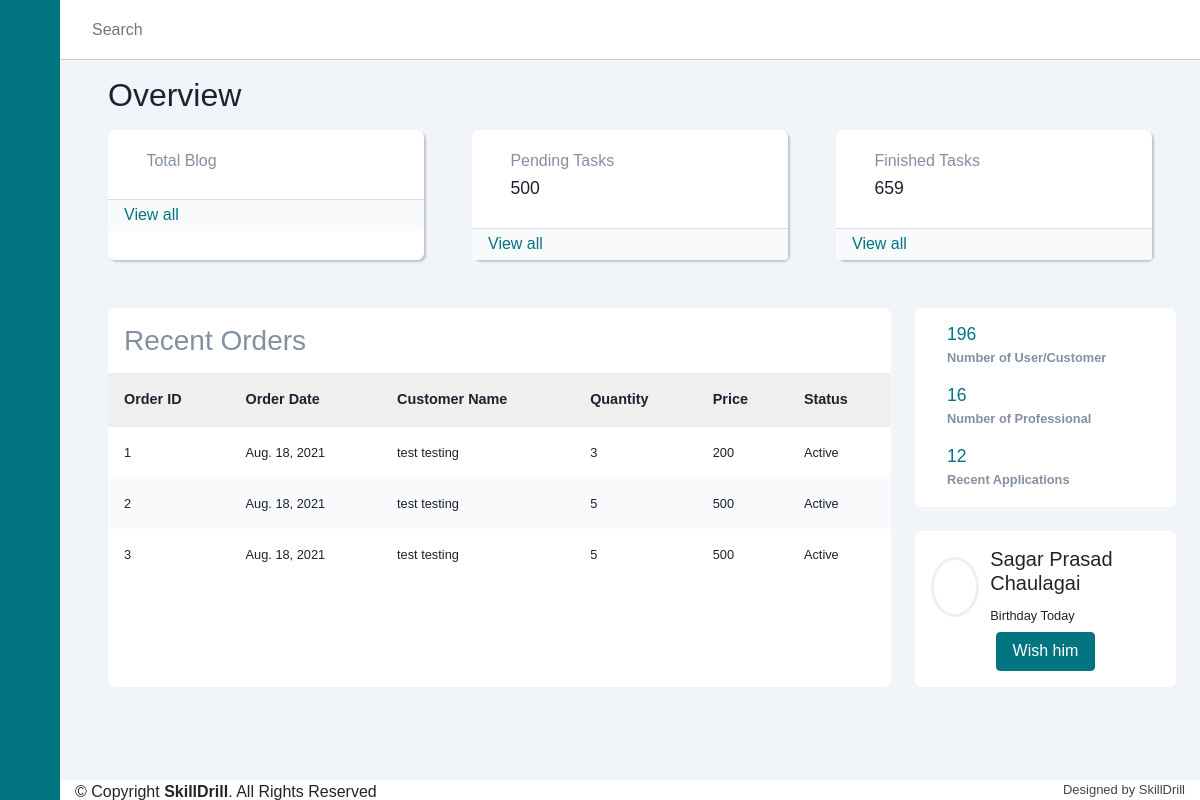
The app's page /dashboard/, older data.
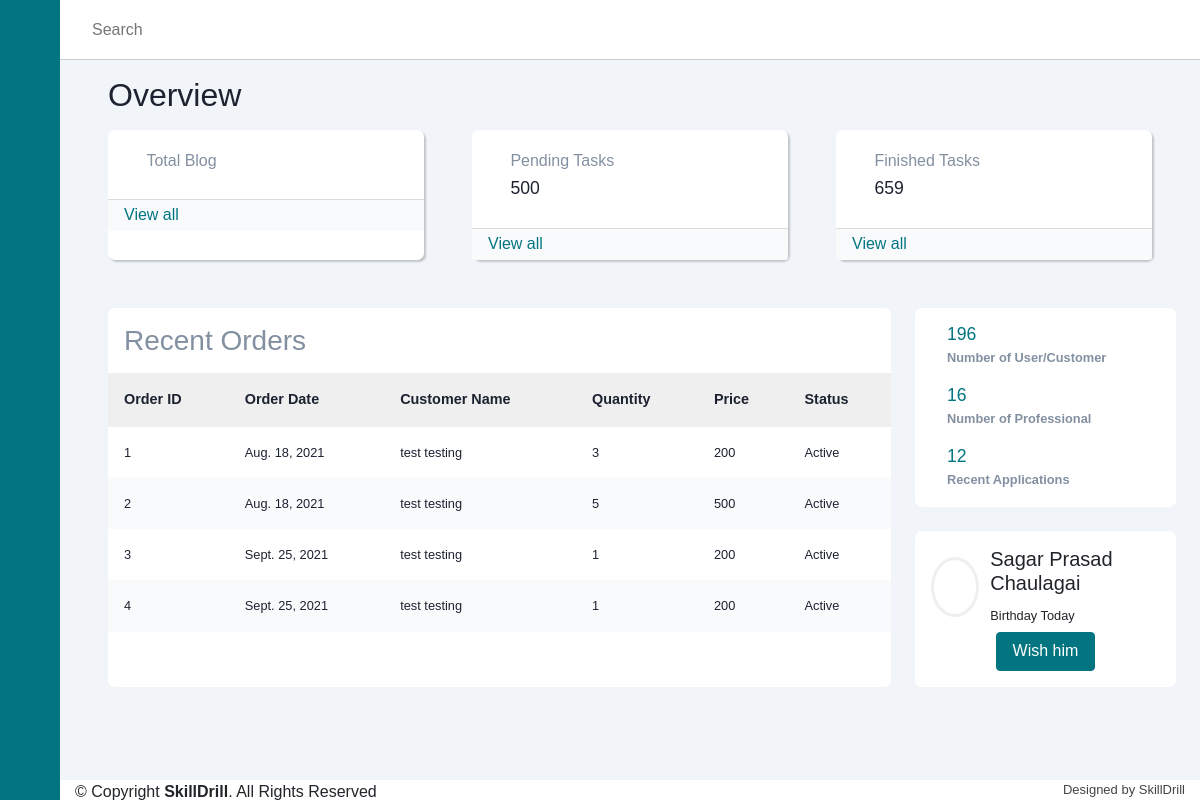
The same page, newer data.
### locations/models.py (models this page shows, shortened)
class Order(models.Model):
    service = models.ForeignKey(Services, on_delete=models.CASCADE)
    customer = models.ForeignKey(Customer, on_delete=models.CASCADE)
    quantity = models.IntegerField(default=1)
    price = models.IntegerField()
    address = models.CharField(max_length=50, default='', blank=True)
    phone = models.CharField(max_length=50, default="", blank=True)
    date = models.DateField(default=datetime.datetime.today)

### customers/models.py (models this page shows, shortened)
class Customer(models.Model):
    first_name = models.CharField(max_length=50)
    last_name = models.CharField(max_length=50)
    phone = models.CharField(max_length=15)
    email = models.EmailField()
    password = models.CharField(max_length=500)
    def __str__(self):
        return f"{self.first_name} {self.last_name}"

### adminpanel/views.py (the view)
# urls.py: path('', dashboardView.as_view(), name='dashboard'),
class dashboardView(ListView):
    model = Order
    template_name = 'adminpanel/dashboard.html'

### adminpanel/templates/adminpanel/dashboard.html (shortened to what the changed rows need)
{% extends 'adminlayout.html' %}
{% load static %}
{% block body %}
    <div class="main-content">
        <main>
            <h2 class="dash-title">Overview</h2>
            <section class="recent">
                <div class="activity-grid">
                    <div class="activity-card">
                        <div class="table-responsive">
                            <table>
                                <thead>
                                    <tr>
                                        <th>Order ID</th>
                                        <th>Order Date</th>
                                        <th>Customer Name</th>
                                        <th>Quantity</th>
                                        <th>Price</th>
                                        <th>Status</th>
                                    </tr>
                                </thead>
                                <tbody>
                                {% for order in order_list %}
                                    <tr>
                                        <td> {{ order.pk }} </td>
                                        <td> {{ order.date }} </td>
                                        <td>{{ order.customer }} </td>
                                        <td> {{ order.quantity }} </td>
                                        <td> {{ order.price }} </td>
                                        <td> Active </td>
                                    </tr>
                                    {% endfor %}
                                </tbody>
                            </table>
                        </div>
                    </div>
                </div>
            </section>
        </main>
    </div>
{% endblock %}

Row changes from the older to the newer data that the page shows:
changed Order id 3: date "Aug. 18, 2021" → "Sept. 25, 2021"; quantity "5" → "1"; price "500" → "200"
added Order: pk "4", date "Sept. 25, 2021", customer "test testing", quantity "1", price "200"
